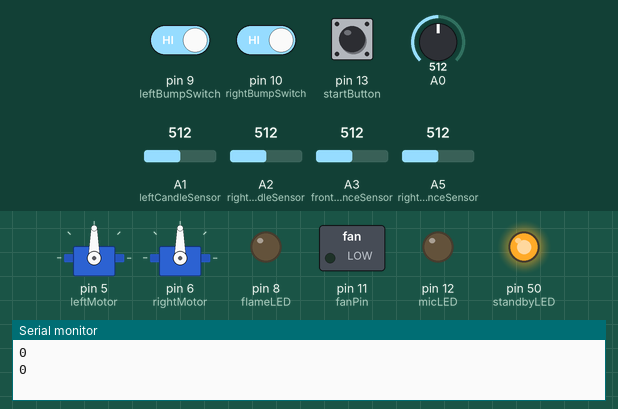
Simulated run of this sketch. Board: Arduino Mega 2560, built with avr-gcc and run on an emulated ATmega2560. On the bench: 2 × servo, switched loads named in the sketch (green lamp = pin HIGH), output pins drawn as LEDs (lit = HIGH), the last lines printed to the serial monitor. Inputs (shaded band) come from the test bench; at power-on: pin 13 (startButton) HIGH, A1 (leftCandleSensor) = 512, A2 (rightCandleSensor) = 512, pin 9 (leftBumpSwitch) HIGH, pin 10 (rightBumpSwitch) HIGH, A3 (frontDistanceSensor) = 512, A0 = 512, A5 (rightDistanceSensor) = 512.

Above: at 1.2 s.
1.3 s: pin 13 (startButton) pulled LOW for 1 s
At 4.6 s:
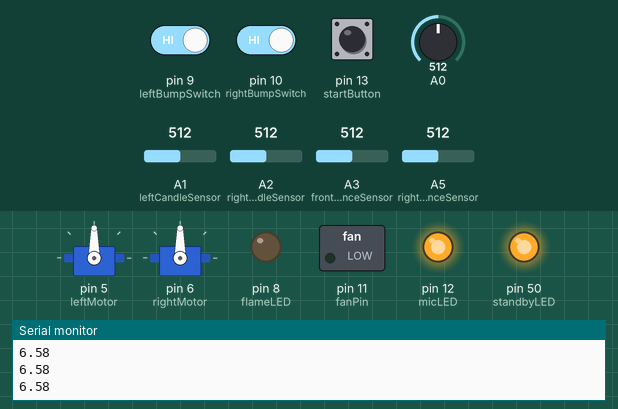
4.8 s: A1 (leftCandleSensor) set to 495
At 6.1 s:
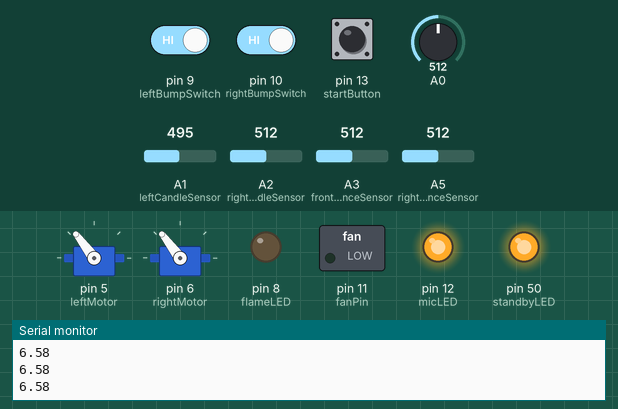
7.0 s: A2 (rightCandleSensor) set to 488
At 8.1 s:
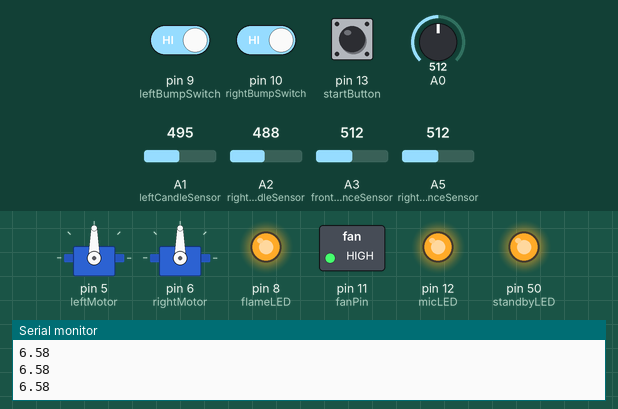
11.1 s: pin 9 (leftBumpSwitch) driven LOW and pin 10 (rightBumpSwitch) driven LOW
At 15.1 s:
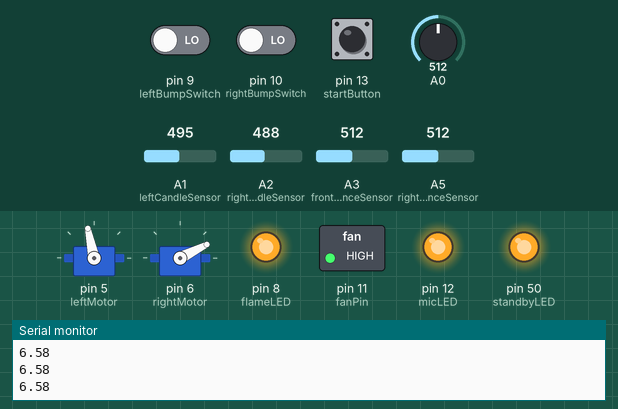
15.2 s: pin 9 (leftBumpSwitch) driven HIGH
At 17.7 s:
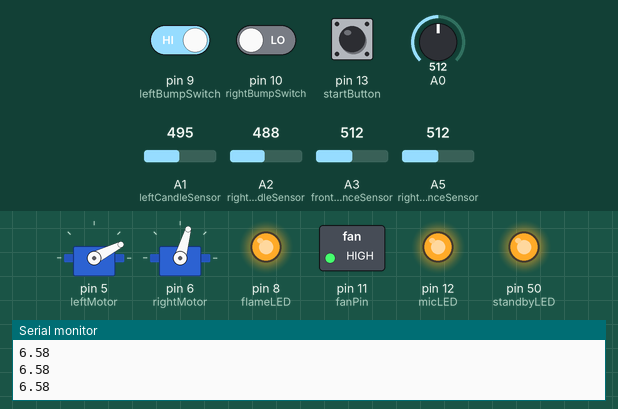
19.3 s: A3 (frontDistanceSensor) set to 105
23.4 s: A3 (frontDistanceSensor) set to 90
Timing chart, 0 to 47.1 s (numbered marks = the images above; inputs shaded):
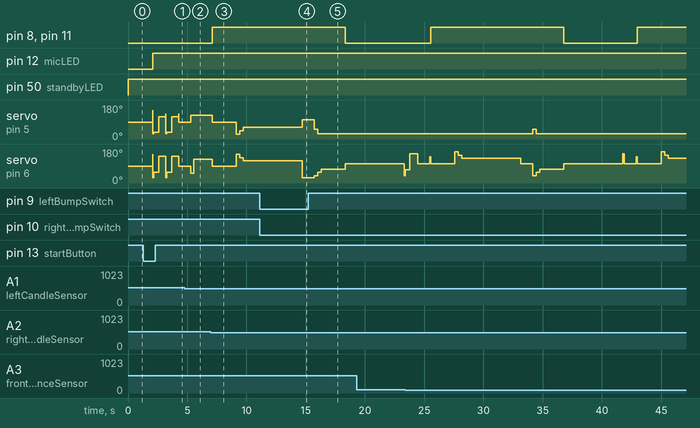

Measured:
- the behaviour switches between 502 and 501 on A1 (leftCandleSensor) (found by bisection; images 1 and 2)
- the behaviour switches between 506 and 505 on A2 (rightCandleSensor) (found by bisection; images 2 and 3)
- after the input at 1.3 s, pin 12 (micLED): LOW → HIGH after 0.79 s; servo on pin 5 (leftMotor): 90° → 152° after 0.79 s, then repeats every 1.1 s: 27° 0.08 s, 37° 0.40 s, 119° 0.60 s, 133° 0.02 s; servo on pin 6 (rightMotor): 90° → 152° after 0.79 s, then repeats every 1.1 s: 27° 0.08 s, 57° 0.40 s, 142° 0.60 s, 133° 0.02 s
- after the input at 4.8 s, pin 8 (flameLED), pin 11 (fanPin): stays LOW (without the input it goes to HIGH after 0.61 s); servo on pin 5 (leftMotor): goes on until 5.3 s, then stays 127°
- after the input at 7.0 s, pin 8 (flameLED), pin 11 (fanPin): LOW → HIGH after 0.12 s; servo on pin 5 (leftMotor): 127° → 90° after 0.12 s, → 26° 2.0 s later, → 44° 0.30 s later, → 62° 0.30 s later; servo on pin 6 (rightMotor): 127° → 90° after 0.12 s, → 153° 2.0 s later, → 135° 0.30 s later, → 117° 0.30 s later
- after the input at 11.1 s, servo on pin 5 (leftMotor): 62° → 102° after 3.6 s; servo on pin 6 (rightMotor): 117° → 27° after 3.6 s
- after the input at 15.2 s, servo on pin 6 (rightMotor): 27° → 39° after 0.52 s, → 56° 0.30 s later, → 74° 0.30 s later, → 102° 2.0 s later

The sketch:

Navitages_and_Extinguishes.ino
```cpp
//Include
#include <Servo.h>
Servo left, right;
//Digital Outputs
#define fanPin 11
#define leftMotor 5
#define rightMotor 6
//LEDS
#define flameLED 8
#define micLED 12
#define standbyLED 50
//Digital Inputs
#define leftBumpSwitch 9
#define rightBumpSwitch 10
#define startButton 13
//Analog Inputs
#define mic A0
#define leftCandleSensor A1
#define rightCandleSensor A2
#define frontDistanceSensor A3
#define leftDistanceSensor A4
#define rightDistanceSensor A5
//#define floatingCandleSensor A8

int lcTimeout = 0;
bool timeout;
int rCount;
int reset;
int candleCount;
bool FWD = false;
int FWDC = 0;
bool go = false;
uint8_t oldtimer, oldadc, oldadmux;
double leftTrim = .7;
double rightTrim = .7;

#include <avr/io.h>
#include <avr/interrupt.h>
#include <math.h>

//Define Pins
#define EncoderPinAL 18   // Encoder Pin A pin 2 and pin 3 are inturrpt pins
#define EncoderPinAR 19   // Encoder Pin B

volatile int countsR;
volatile int countsL;
int discount = 0;
int ldiscount = 0;
int rdiscount = 0;
int lsCan = 0;

double DspeedL = 200;
double DspeedR = 180;
double speedL = DspeedL;
double speedR = DspeedR;

void setup() {
  // put youR setup code heRe, to Run once:
  Serial.begin(9600);
  left.attach(leftMotor, 1000, 2000);
  right.attach(rightMotor, 1000, 2000);
  //Digital Outputs
  pinMode(fanPin, OUTPUT);
  digitalWrite(fanPin, LOW);
  //LEDS
  pinMode(flameLED, OUTPUT);
  pinMode(micLED, OUTPUT);
  pinMode(standbyLED, OUTPUT);
  //Digital Inputs
  pinMode(leftBumpSwitch, INPUT);
  pinMode(rightBumpSwitch, INPUT);
  pinMode(startButton, INPUT);
  //Analog Inputs
  pinMode(leftCandleSensor, INPUT);
  pinMode(rightCandleSensor, INPUT);
  pinMode(frontDistanceSensor, INPUT);
  pinMode(leftDistanceSensor, INPUT);
  pinMode(rightDistanceSensor, INPUT);
  //  pinMode(floatingCandleSensor, INPUT);

  /*encoders
    pinMode(EncoderPinAR, INPUT); //initialize Encoder Pins
    digitalWrite(EncoderPinAR, LOW); //initialize Pin States
    pinMode(EncoderPinAL, INPUT); //initialize Encoder Pins
    digitalWrite(EncoderPinAL, LOW); //initialize Pin States
    //  attachInterrupt(4, readEncoderR, CHANGE); //attach interrupt to PIN 2
    //attachInterrupt(5, readEncoderL, CHANGE); //attach interrupt to PIN 2
    countsL = 0;
    countsR = 0;
  */

  oldtimer = TIMSK0;
  oldadc = ADCSRA;
  oldadmux = ADMUX;
  TIMSK0 = 0;
  ADCSRA = 0xe4;
  ADMUX = 0x40;
  DIDR0 = 0x01;
}

void loop() {
  // put youR main code heRe, to Run Repeatedly:
  int x[1024];
  // put your main code here, to run repeatedly:
  TIMSK0 = 0;
  ADCSRA = 0xe4;
  ADMUX = 0x40;
  cli();
  for (int i = 0 ; i < 1024 ; i++) {

    while (!(ADCSRA & 0x10));
    ADCSRA = 0xf5;
    byte m = ADCL;
    byte j = ADCH;
    int k = (j << 8) | m;
    //k -= 0x0200;
    //k <<= 6;
    x[i] = k;
  }

  sei();
  int peak[256];
  memset(peak, 0, 256 * sizeof(int));
  int peakcount = 0;
  for (int i = 1; i < 1024 - 1; i++) {
    if (x[i] != 0) {
      //Serial.println(x[i]);
      if (x[i - 1] <x[i] and x[i]> x[i + 1] and x[i] > 350) {
        peak[peakcount] = i;
        peakcount++;
      }
    }
  }

  int start[128];
  memset(start, 0, 128 * sizeof(int));
  int startcount = 0;
  for (int i = 1; i < 256; i++) {
    if ((peak[i] - peak[i - 1]) == 10 or (peak[i] - peak[i - 1]) == 11 or (peak[i] - peak[i - 1]) == 12 or (peak[i] - peak[i - 1]) == 9) {
      startcount++;
    }


  }
  TIMSK0 = oldtimer;
  ADCSRA = oldadc;
  ADMUX = oldadmux;

  digitalWrite(micLED, LOW);
  digitalWrite(fanPin, LOW);
  digitalWrite(startButton, HIGH);
  digitalWrite(rightBumpSwitch, HIGH);
  digitalWrite(leftBumpSwitch, HIGH);
  digitalWrite(standbyLED, HIGH);
  Serial.println(startcount);

  if (startcount > 40)
  {
    go = true;
    setMotors(180, 180);
  }
  if (digitalRead(startButton) == LOW) {
    go = true;
    setMotors(255, 255);
  }
  if (go == true)digitalWrite(micLED, HIGH);
  while (go == true) {
    while (true == true) {
      motors();
    }
    // motors();
    checkCandle();
  }
  delay(1000);

}

void motors() {
  if (timeout = true) {
    lcTimeout++;
    if (lcTimeout > 500) timeout = false;
  }

  // isCornered();
  Serial.println(frontWallDistance());
  if (frontWallDistance() < 26 /*or digitalRead(50)==LOW*/) {
    FWDC++;
  }
  else FWDC = 0;
  if (FWDC > 3) {
    FWDC = 0;
    setMotors(-255, -255);
    delay(75);
    setMotors(-215, -130);
    delay(400);
    setMotors(120, 215);
    delay(600);
    setMotors(175, 175);
  }
  else
  {
    setMotors(speedL + error(), speedR - error());
  }
  checkCandle();
  reseter();

}


void reseter() {
  reset++;
  if (reset > 31) {
    reset = 0;
  }
}

double rightWallDistance() {
  int rvolt = analogRead(rightDistanceSensor);
  double rdist = pow(rvolt, -1.041) * 3009.2;
  //Serial.println(rdist);
  return rdist;
}

double leftWallDistance() {
  int rvolt = analogRead(leftDistanceSensor);
  double ldist = pow(rvolt, -1.041) * 3009.2;
  return ldist;
}

double error() {

  if (rightWallDistance() > 20) {
    return (160);
  }
  else {
    return constrain((rightWallDistance() - 12), -15, 15) * 5;
  }
}

double frontWallDistance() {
  int volt = analogRead(frontDistanceSensor);
  return 1083.1 * pow(volt, -0.818);
}


void turnRight() {
  setMotors(speedL + 50, speedR - 50);
}

void normalSpeed() {
  setMotors(speedL, speedR);
}

/*void leftCandle(){
  if(reset<1){
    int lsCan = 0;
  }
  if (timeout == false){


    if(analogRead(floatingCandleSensor)>100){
      lsCan++;
    }
  }
  if(lsCan>15){
    timeout = true;
    lsCan=0;
    stopMotors();
    delay(100);
    setMotors(-160,160);
    delay(300);
     setMotors(180,180);
    delay(750);
  }
  }*/

void checkCandle() {
  //  leftCandle();
  int lCan = lCandle();
  int rCan = rCandle();
  // Serial.print(lCan);
  // Serial.print("   ");
  // Serial.println(rCan);
  if ( lCan >= 80 or rCan >= 80) {
    candleCount++;
  }
  if (candleCount > 10) {
    findCandle();
    candleCount = 0;
  }
  else if (reset > 30) {
    candleCount = 0;
  }
}

void findCandle() {
  int lCan = lCandle();
  int rCan = rCandle();
  int diff = lCan - rCan;
  stopMotors();
  delay(1000);
  while (lCan >= 80 or rCan >= 80) {
    lCan = lCandle();
    rCan = rCandle();
    diff = lCan - rCan;
    if (abs(diff) > 10) {
      if (diff > 0) {
        setMotors(-150, 150);
      }
      else if (diff < -10) {
        setMotors(150, -150);
      }
    }
    else {
      setMotors(150, 150);
      delay(115);
      stopMotors();
      extinguish();
      lCan = 0;
      rCan = 0;
    }
  }
}

void extinguish() {
  fan(true);
  delay(2000);
  setMotors(-180 / leftTrim, 180 / rightTrim);
  delay(300);
  setMotors(-130 / leftTrim, 130 / rightTrim);
  delay(300);
  setMotors(-80 / leftTrim, 80 / rightTrim);
  delay(5000);
  stopMotors();
  delay(1000);
  setMotors(180 / leftTrim, -180 / rightTrim);
  delay(300);
  setMotors(130 / leftTrim, -130 / rightTrim);
  delay(300);
  setMotors(80 / leftTrim, -80 / rightTrim);
  delay(2000);
  stopMotors();
  fan(false);
  delay(5000);


}

int lCandle() {
  return analogRead(A1);
}

int rCandle() {
  return analogRead(A2);
}

void stopMotors() {
  setMotors(0, 0);
}

bool rightBump() {
  if (digitalRead(rightBumpSwitch) == LOW)return (true);
  else return (false);
}

bool leftBump() {
  if (digitalRead(leftBumpSwitch) == LOW) return (true);
  else return (false);
}

void fan(bool x) {
  if (x == true) {
    digitalWrite(fanPin, HIGH);
    digitalWrite(flameLED, HIGH);
  }
  else if (x == false) {
    digitalWrite(fanPin, LOW);
    digitalWrite(flameLED, LOW);
  }
}

void isCornered() {
  if (rightWallDistance() < 8 and leftWallDistance() < 8 and frontWallDistance() < 30) {
    setMotors(-120, -120);
    delay(250);
  }
}

void setMotors(int dLeftSpeed, int dRightSpeed) {
  int leftSpeed = dLeftSpeed;
  int rightSpeed = dRightSpeed;

  if (rightSpeed < 130) {
    rCount++;

  }
  else {
    rCount = 0;
  }
  if (rCount > 500) {
    rightSpeed = 150;
  }
  if (leftBump() == true) {
    leftSpeed = dLeftSpeed + 50;
    rightSpeed = constrain(-dRightSpeed * .75, -150, -255);
  }
  else if (rightBump() == true) {
    rightSpeed = dRightSpeed + 50;
    leftSpeed = constrain(-dLeftSpeed * .75, -150, -255);
  }
  left.write(map(constrain(leftSpeed * leftTrim, -255, 255), -255, 255, 0, 180));
  right.write(map(constrain(rightSpeed * rightTrim, -255, 255), -255, 255, 0, 180));
  /*analogWrite(pwmR, constrain(abs(rightSpeed),-255,255));
    analogWrite(pwmL, constrain(abs(leftSpeed),-255,255));
    digitalWrite(dirR, LOW);
    digitalWrite(dirL, HIGH);
    if (leftSpeed < 0)
    digitalWrite(dirL, LOW);
    else
    digitalWrite(dirL, HIGH);
    if (rightSpeed < 0)
    digitalWrite(dirR, HIGH);
    else
    digitalWrite(dirR, LOW);*/
}
```
